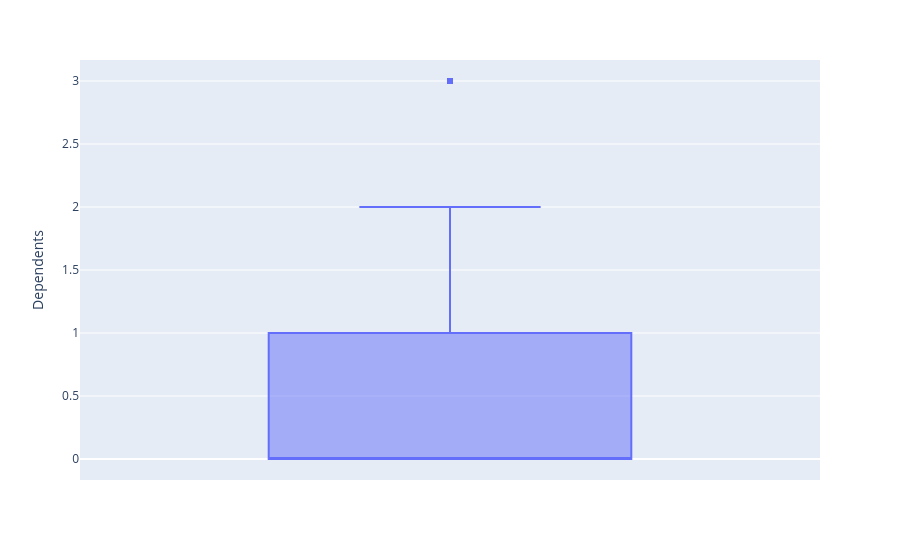

Source (notebook cell):
### Code cell
# using box plot
fig = px.box(df, y='Dependents')

fig.show()

### Figure 1 — Plotly figure (JSON) as saved in the notebook; plotly's stock layout.template omitted (floating-point values rounded to 4 significant figures; data arrays with more than 128 entries replaced by an {"elided": "..."} marker saying what was removed)
{"data": [{"alignmentgroup": "True", "hovertemplate": "Dependents=%{y}<extra></extra>", "legendgroup": "", "marker": {"color": "#636efa"}, "name": "", "notched": false, "offsetgroup": "", "orientation": "v", "showlegend": false, "type": "box", "x0": " ", "xaxis": "x", "y": {"elided": "614 float values"}, "y0": " ", "yaxis": "y"}], "layout": {"boxmode": "group", "legend": {"tracegroupgap": 0}, "margin": {"t": 60}, "xaxis": {"anchor": "y", "domain": [0, 1]}, "yaxis": {"anchor": "x", "domain": [0, 1], "title": {"text": "Dependents"}}}}
